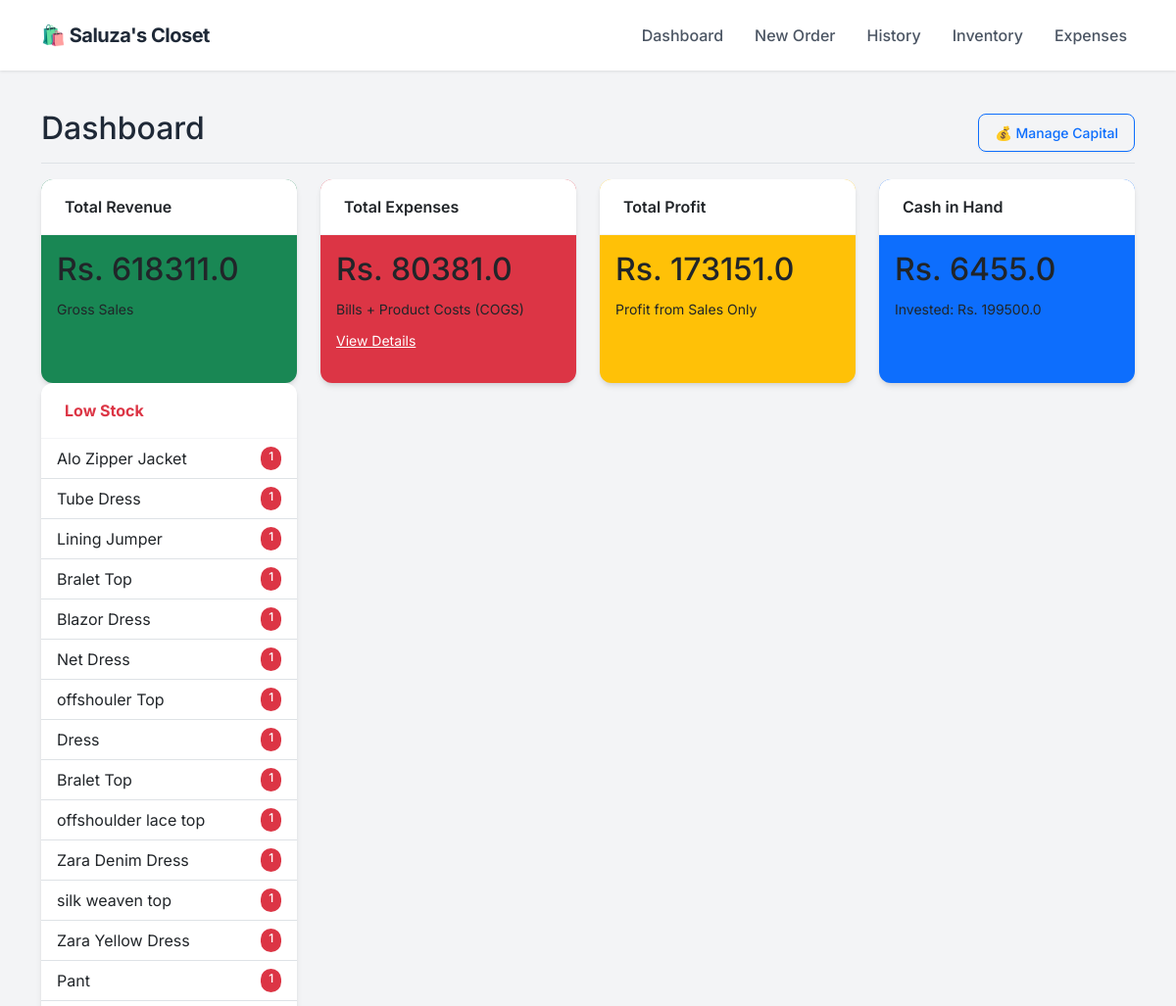
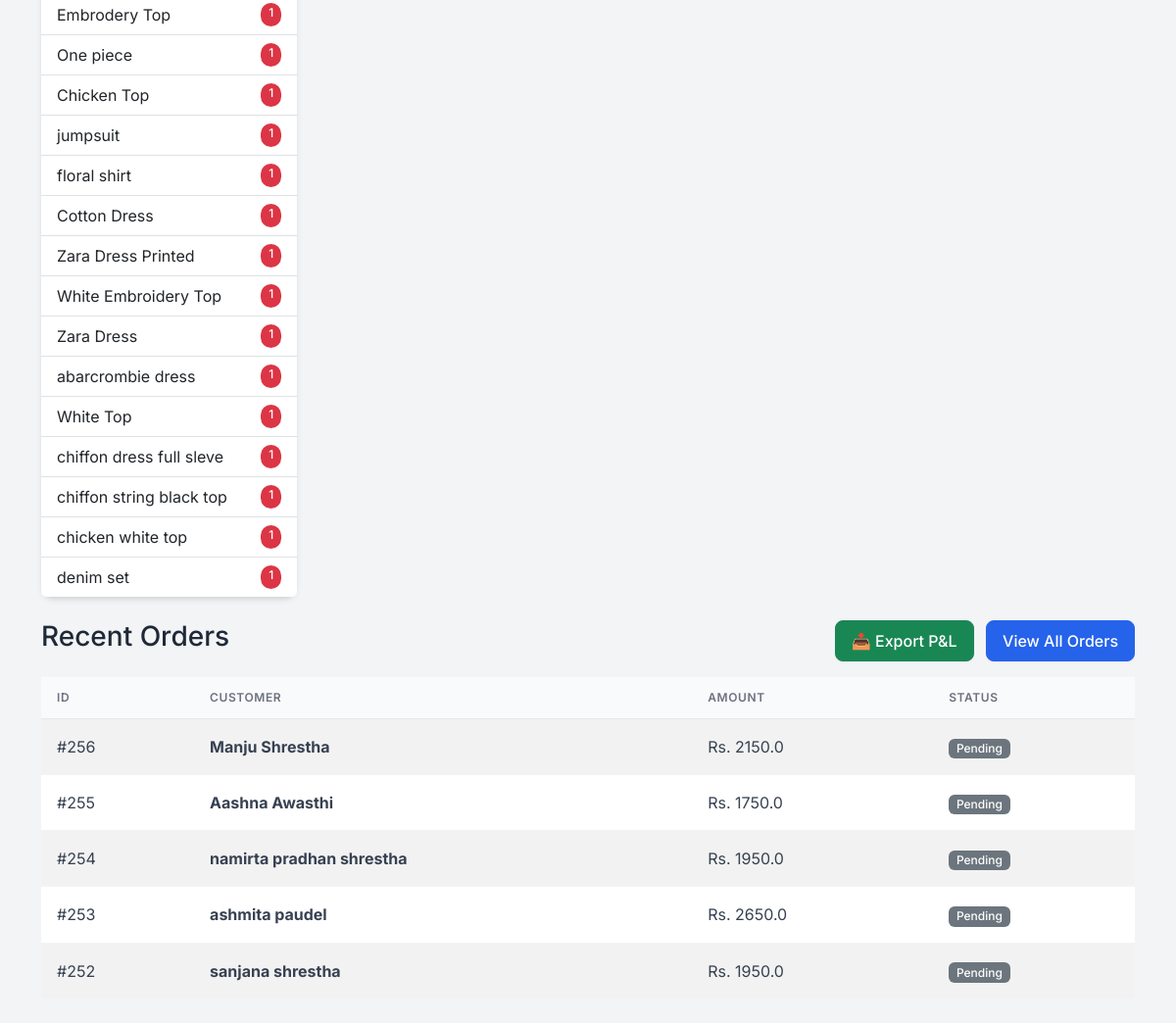
Before: / with the older database file (2 pictures, top to bottom).
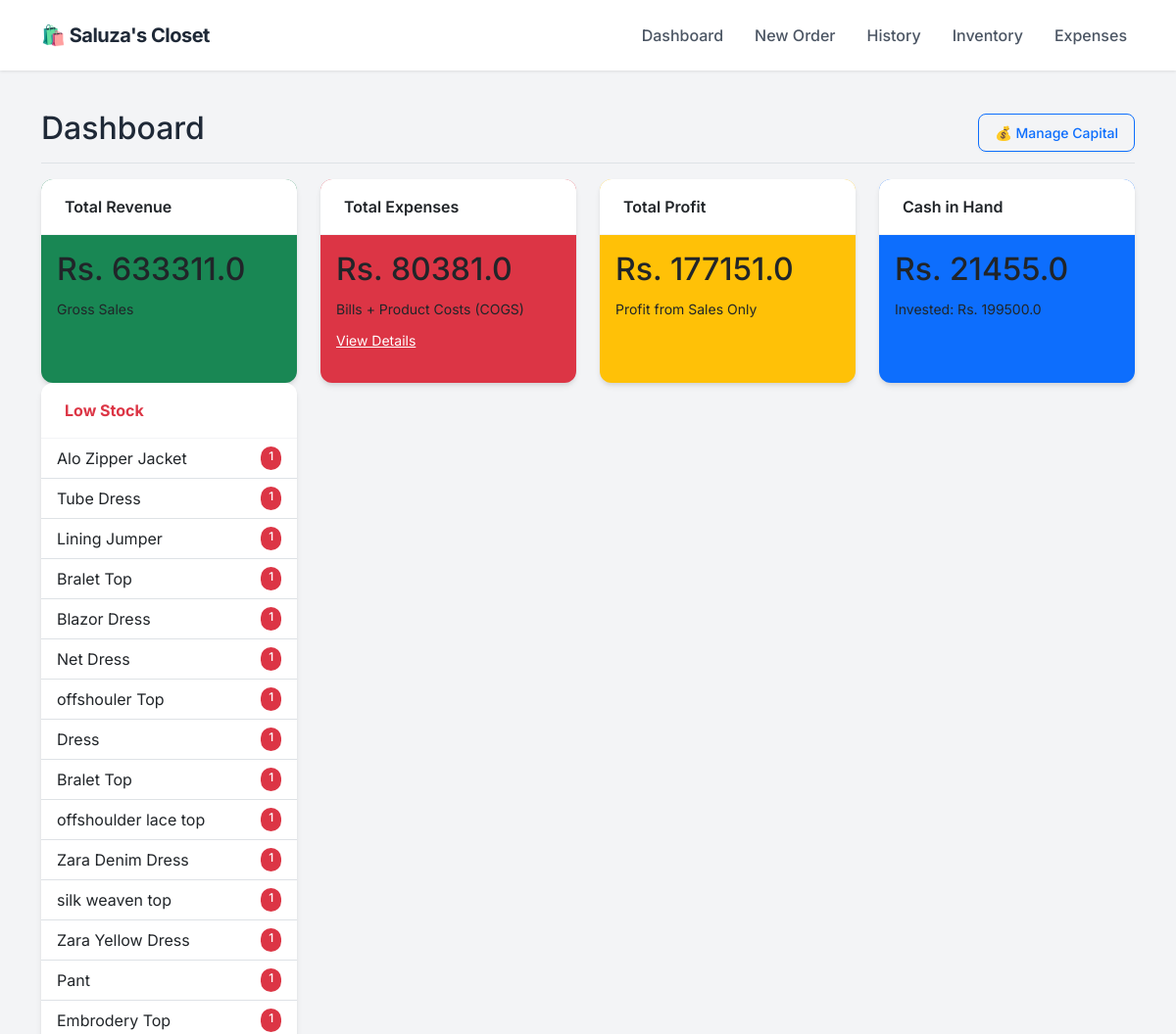
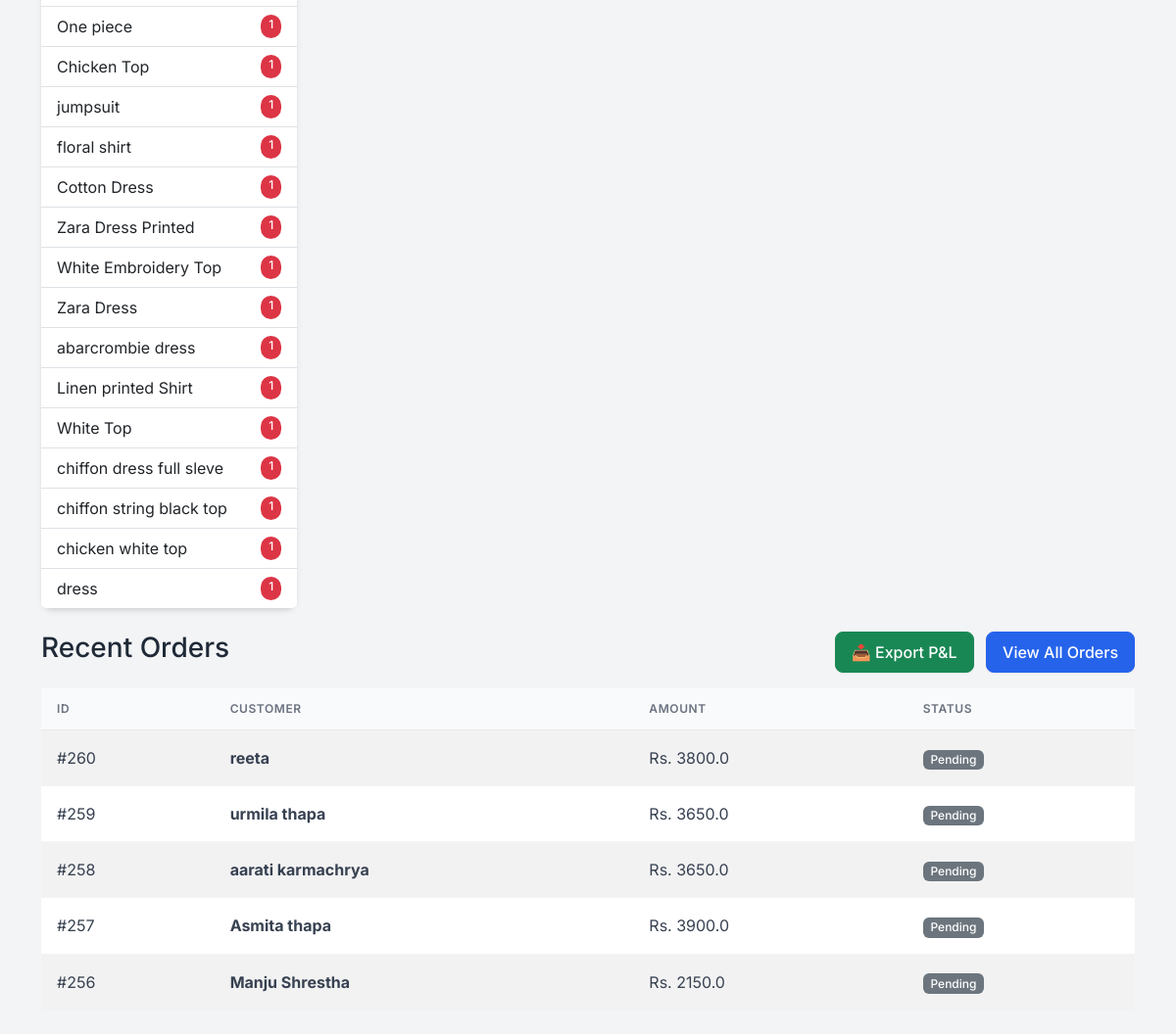
After: the same page with the newer database file (2 pictures, top to bottom).
### app.py (models this page shows)
class Product(db.Model):
    id = db.Column(db.Integer, primary_key=True)
    sku = db.Column(db.String(50), unique=True, nullable=True)
    name = db.Column(db.String(100), nullable=False)
    size = db.Column(db.String(10), nullable=False)
    cost_price = db.Column(db.Float, default=0.0)
    price = db.Column(db.Float, nullable=False)
    stock = db.Column(db.Integer, default=0)
    image = db.Column(db.String(100), nullable=True)

class Order(db.Model):
    id = db.Column(db.Integer, primary_key=True)
    customer_name = db.Column(db.String(100), nullable=False)
    phone = db.Column(db.String(20), nullable=False)
    address = db.Column(db.String(200), nullable=True)
    date = db.Column(db.DateTime, default=datetime.utcnow)
    total_amount = db.Column(db.Float, default=0.0)
    profit = db.Column(db.Float, default=0.0)
    status = db.Column(db.String(20), default='Pending')
    items = db.relationship('OrderItem', backref='order', lazy=True)

### app.py (the view)
@app.route('/')
def dashboard():
    total_investment = db.session.query(db.func.sum(Investment.amount)).scalar() or 0
    total_sales = db.session.query(db.func.sum(Order.total_amount)).scalar() or 0
    manual_expenses = db.session.query(db.func.sum(Expense.amount)).scalar() or 0
    current_inventory_cost = 0
    products = Product.query.all()
    for p in products:
        current_inventory_cost += (p.stock * p.cost_price)
    gross_profit = db.session.query(db.func.sum(Order.profit)).scalar() or 0
    cost_of_sold_goods = total_sales - gross_profit
    total_product_spend = current_inventory_cost + cost_of_sold_goods
    cash_in_hand = (total_investment + total_sales) - (total_product_spend + manual_expenses)
    net_profit = gross_profit # As you requested previously (Sales Profit only)
    recent_orders = Order.query.order_by(Order.date.desc()).limit(5).all()
    low_stock = Product.query.filter(Product.stock < 2, Product.stock > 0).all()
    out_of_stock = Product.query.filter(Product.stock == 0).all()
    investments = Investment.query.order_by(Investment.date.desc()).all()
    return render_template('dashboard.html',
                           sales=total_sales,
                           gross_profit=gross_profit,
                           expenses=manual_expenses,
                           net_profit=net_profit,
                           cash_in_hand=cash_in_hand, # <--- NEW DATA
                           total_investment=total_investment, # <--- NEW DATA
                           orders=recent_orders,
                           investments=investments,
                           low_stock=low_stock,
                           out_of_stock=out_of_stock)

### templates/dashboard.html (shortened to what this page needs)
{% extends "layout.html" %}
{% block content %}
<div class="d-flex justify-content-between flex-wrap flex-md-nowrap align-items-center pt-3 pb-2 mb-3 border-bottom">
    <h1 class="h2">Dashboard</h1>
    <div class="btn-toolbar mb-2 mb-md-0">
        <button type="button" class="btn btn-sm btn-outline-primary" data-bs-toggle="modal" data-bs-target="#investmentHistoryModal">
    💰 Manage Capital
</button>
    </div>
</div>
<div class="row mb-4">
    <div class="col-md-3">
        <div class="card text-dark bg-success mb-3 h-100">
            <div class="card-header">Total Revenue</div>
            <div class="card-body">
                <h2 class="card-title">Rs. {{ sales }}</h2>
                <small>Gross Sales</small>
            </div>
        </div>
    </div>
    <div class="col-md-3">
        <div class="card text-dark bg-danger mb-3 h-100">
            <div class="card-header">Total Expenses</div>
            <div class="card-body">
                <h2 class="card-title">Rs. {{ expenses }}</h2>
                <small>Bills + Product Costs (COGS)</small> <div class="mt-2">
                    <a href="/expenses" class="text-white text-decoration-underline small">View Details</a>
                </div>
            </div>
        </div>
    </div>
    <div class="col-md-3">
        <div class="card text-dark bg-warning mb-3 h-100">
            <div class="card-header">Total Profit</div>
            <div class="card-body">
                <h2 class="card-title">Rs. {{ net_profit }}</h2>
                <small>Profit from Sales Only</small>
            </div>
        </div>
    </div>
    <div class="col-md-3">
        <div class="card text-dark bg-primary mb-3 h-100">
            <div class="card-header">Cash in Hand</div>
            <div class="card-body">
                <h2 class="card-title">Rs. {{ cash_in_hand }}</h2>
                <small>Invested: Rs. {{ total_investment }}</small>
            </div>
        </div>
    </div>
    <div class="col-md-3">
        <div class="card border-danger h-100">
            <div class="card-header bg-transparent text-danger fw-bold">Low Stock</div>
            <ul class="list-group list-group-flush list-group-sm">
                {% for item in low_stock %}
                <li class="list-group-item d-flex justify-content-between">
                    <span>{{ item.name }}</span>
                    <span class="badge bg-danger rounded-pill">{{ item.stock }}</span>
                </li>
                {% endfor %}
            </ul>
        </div>
    </div>
</div>
<div class="d-flex justify-content-between align-items-center mb-3">
    <h3>Recent Orders</h3>
    <div>
        <a href="/export_excel" class="btn btn-success me-2">📥 Export P&L</a>
        <a href="/orders" class="btn btn-primary">View All Orders</a>
    </div>
</div>
<table class="table table-striped bg-white align-middle">
    <thead>
        <tr>
            <th>ID</th>
            <th>Customer</th>
            <th>Amount</th>
            <th>Status</th>
        </tr>
    </thead>
    <tbody>
        {% for order in orders %}
        <tr>
            <td>#{{ order.id }}</td>
            <td><strong>{{ order.customer_name }}</strong></td>
            <td>Rs. {{ order.total_amount }}</td>
            <td><span class="badge bg-secondary">{{ order.status }}</span></td>
        </tr>
        {% endfor %}
    </tbody>
</table>
{% endblock %}

Changed rows visible on the page:
no longer on this page (row edited): Product: name "denim set", stock "1"
no longer on this page (row unchanged): Order: id "255", customer_name "Aashna Awasthi", total_amount "1750.0", status "Pending"
no longer on this page (row unchanged): Order: id "254", customer_name "namirta pradhan shrestha", total_amount "1950.0", status "Pending"
no longer on this page (row unchanged): Order: id "253", customer_name "ashmita paudel", total_amount "2650.0", status "Pending"
no longer on this page (row unchanged): Order: id "252", customer_name "sanjana shrestha", total_amount "1950.0", status "Pending"
now on this page (row edited): Product: name "Linen printed Shirt", stock "1"
now on this page (row edited): Product: name "dress", stock "1"
added Order: id "260", customer_name "reeta", total_amount "3800.0", status "Pending"
added Order: id "259", customer_name "urmila thapa", total_amount "3650.0", status "Pending"
added Order: id "258", customer_name "aarati karmachrya", total_amount "3650.0", status "Pending"
added Order: id "257", customer_name "Asmita thapa", total_amount "3900.0", status "Pending"
Other visible differences:
{{ sales }}: "618311.0" → "633311.0"
{{ net_profit }}: "173151.0" → "177151.0"
{{ cash_in_hand }}: "6455.0" → "21455.0"
